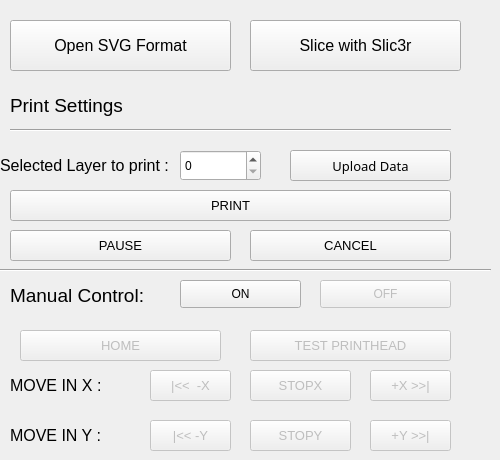
    <widget class="QWidget" name="control_tab_4">
     <attribute name="title">
      <string>Control</string>
     </attribute>
     <widget class="QPushButton" name="slicer">
      <property name="geometry">
       <rect>
        <x>250</x>
        <y>20</y>
        <width>211</width>
        <height>51</height>
       </rect>
      </property>
      <property name="font">
       <font>
        <pointsize>12</pointsize>
        <weight>50</weight>
        <bold>false</bold>
       </font>
      </property>
      <property name="text">
       <string>Slice with Slic3r</string>
      </property>
     </widget>
     <widget class="QLabel" name="Printsettings">
      <property name="geometry">
       <rect>
        <x>10</x>
        <y>90</y>
        <width>171</width>
        <height>31</height>
       </rect>
      </property>
      <property name="font">
       <font>
        <pointsize>14</pointsize>
       </font>
      </property>
      <property name="text">
       <string>Print Settings</string>
      </property>
      <property name="scaledContents">
       <bool>true</bool>
      </property>
      <property name="alignment">
       <set>Qt::AlignLeading|Qt::AlignLeft|Qt::AlignVCenter</set>
      </property>
      <property name="wordWrap">
       <bool>false</bool>
      </property>
     </widget>
     <widget class="QLabel" name="Selectedlayer">
      <property name="geometry">
       <rect>
        <x>0</x>
        <y>150</y>
        <width>201</width>
        <height>31</height>
       </rect>
      </property>
      <property name="font">
       <font>
        <pointsize>12</pointsize>
       </font>
      </property>
      <property name="frameShape">
       <enum>QFrame::NoFrame</enum>
      </property>
      <property name="frameShadow">
       <enum>QFrame::Sunken</enum>
      </property>
      <property name="text">
       <string>Selected Layer to print :</string>
      </property>
      <property name="scaledContents">
       <bool>true</bool>
      </property>
      <property name="alignment">
       <set>Qt::AlignLeading|Qt::AlignLeft|Qt::AlignVCenter</set>
      </property>
      <property name="wordWrap">
       <bool>false</bool>
      </property>
     </widget>
     <widget class="Line" name="line">
      <property name="geometry">
       <rect>
        <x>10</x>
        <y>120</y>
        <width>441</width>
        <height>20</height>
       </rect>
      </property>
      <property name="orientation">
       <enum>Qt::Horizontal</enum>
      </property>
     </widget>
     <widget class="QPushButton" name="opensvg">
      <property name="geometry">
       <rect>
        <x>10</x>
        <y>20</y>
        <width>221</width>
        <height>51</height>
       </rect>
      </property>
      <property name="font">
       <font>
        <pointsize>12</pointsize>
        <weight>50</weight>
        <bold>false</bold>
       </font>
      </property>
      <property name="text">
       <string>Open SVG Format</string>
      </property>
     </widget>
     <widget class="QPushButton" name="uploaddata">
      <property name="enabled">
       <bool>true</bool>
      </property>
      <property name="geometry">
       <rect>
        <x>290</x>
        <y>150</y>
        <width>161</width>
        <height>31</height>
       </rect>
      </property>
      <property name="font">
       <font>
        <family>Franklin Gothic Medium Cond</family>
        <pointsize>10</pointsize>
        <weight>50</weight>
        <bold>false</bold>
        <underline>false</underline>
       </font>
      </property>
      <property name="text">
       <string>Upload Data</string>
      </property>
     </widget>
     <widget class="QPushButton" name="print">
      <property name="enabled">
       <bool>true</bool>
      </property>
      <property name="geometry">
       <rect>
        <x>10</x>
        <y>190</y>
        <width>441</width>
        <height>31</height>
       </rect>
      </property>
      <property name="font">
       <font>
        <pointsize>10</pointsize>
       </font>
      </property>
      <property name="text">
       <string>PRINT</string>
      </property>
      <property name="checkable">
       <bool>false</bool>
      </property>
      <property name="autoDefault">
       <bool>false</bool>
      </property>
      <property name="default">
       <bool>false</bool>
      </property>
      <property name="flat">
       <bool>false</bool>
      </property>
     </widget>
     <widget class="QPushButton" name="pauseprint">
      <property name="enabled">
       <bool>true</bool>
      </property>
      <property name="geometry">
       <rect>
        <x>10</x>
        <y>230</y>
        <width>221</width>
        <height>31</height>
       </rect>
      </property>
      <property name="font">
       <font>
        <pointsize>10</pointsize>
       </font>
      </property>
      <property name="text">
       <string>PAUSE</string>
      </property>
     </widget>
     <widget class="QPushButton" name="cancelprint">
      <property name="enabled">
       <bool>true</bool>
      </property>
      <property name="geometry">
       <rect>
        <x>250</x>
        <y>230</y>
        <width>201</width>
        <height>31</height>
       </rect>
      </property>
      <property name="font">
       <font>
        <pointsize>10</pointsize>
       </font>
      </property>
      <property name="text">
       <string>CANCEL</string>
      </property>
     </widget>
     <widget class="QPushButton" name="moveposx">
      <property name="enabled">
       <bool>false</bool>
      </property>
      <property name="geometry">
       <rect>
        <x>370</x>
        <y>370</y>
        <width>81</width>
        <height>31</height>
       </rect>
      </property>
      <property name="font">
       <font>
        <pointsize>10</pointsize>
       </font>
      </property>
      <property name="text">
       <string>+X &gt;&gt;|</string>
      </property>
     </widget>
     <widget class="QPushButton" name="testprinthead">
      <property name="enabled">
       <bool>false</bool>
      </property>
      <property name="geometry">
       <rect>
        <x>250</x>
        <y>330</y>
        <width>201</width>
        <height>31</height>
       </rect>
      </property>
      <property name="font">
       <font>
        <pointsize>10</pointsize>
       </font>
      </property>
      <property name="text">
       <string>TEST PRINTHEAD</string>
      </property>
     </widget>
     <widget class="QLabel" name="movexlabel">
      <property name="geometry">
       <rect>
        <x>10</x>
        <y>370</y>
        <width>91</width>
        <height>31</height>
       </rect>
      </property>
      <property name="font">
       <font>
        <pointsize>12</pointsize>
       </font>
      </property>
      <property name="frameShape">
       <enum>QFrame::NoFrame</enum>
      </property>
      <property name="frameShadow">
       <enum>QFrame::Sunken</enum>
      </property>
      <property name="text">
       <string>MOVE IN X :</string>
      </property>
      <property name="scaledContents">
       <bool>true</bool>
      </property>
      <property name="alignment">
       <set>Qt::AlignLeading|Qt::AlignLeft|Qt::AlignVCenter</set>
      </property>
      <property name="wordWrap">
       <bool>false</bool>
      </property>
     </widget>
     <widget class="QPushButton" name="movenegx">
      <property name="enabled">
       <bool>false</bool>
      </property>
      <property name="geometry">
       <rect>
        <x>150</x>
        <y>370</y>
        <width>81</width>
        <height>31</height>
       </rect>
      </property>
      <property name="font">
       <font>
        <pointsize>10</pointsize>
       </font>
      </property>
      <property name="text">
       <string>|&lt;&lt;  -X</string>
      </property>
     </widget>
     <widget class="QLabel" name="moveYlabel">
      <property name="geometry">
       <rect>
        <x>10</x>
        <y>420</y>
        <width>91</width>
        <height>31</height>
       </rect>
      </property>
      <property name="font">
       <font>
        <pointsize>12</pointsize>
       </font>
      </property>
      <property name="frameShape">
       <enum>QFrame::NoFrame</enum>
      </property>
      <property name="frameShadow">
       <enum>QFrame::Sunken</enum>
      </property>
      <property name="text">
       <string>MOVE IN Y :</string>
      </property>
      <property name="scaledContents">
       <bool>true</bool>
      </property>
      <property name="alignment">
       <set>Qt::AlignLeading|Qt::AlignLeft|Qt::AlignVCenter</set>
      </property>
      <property name="wordWrap">
       <bool>false</bool>
      </property>
     </widget>
     <widget class="QPushButton" name="movenegy">
      <property name="enabled">
       <bool>false</bool>
      </property>
      <property name="geometry">
       <rect>
        <x>150</x>
        <y>420</y>
        <width>81</width>
        <height>31</height>
       </rect>
      </property>
      <property name="font">
       <font>
        <pointsize>10</pointsize>
       </font>
      </property>
      <property name="text">
       <string>|&lt;&lt; -Y</string>
      </property>
     </widget>
     <widget class="QPushButton" name="moveposy">
      <property name="enabled">
       <bool>false</bool>
      </property>
      <property name="geometry">
       <rect>
        <x>370</x>
        <y>420</y>
        <width>81</width>
        <height>31</height>
       </rect>
      </property>
      <property name="font">
       <font>
        <pointsize>10</pointsize>
       </font>
      </property>
      <property name="text">
       <string>+Y &gt;&gt;|</string>
      </property>
     </widget>
     <widget class="Line" name="line_6">
      <property name="geometry">
       <rect>
        <x>0</x>
        <y>260</y>
        <width>491</width>
        <height>20</height>
       </rect>
      </property>
      <property name="orientation">
       <enum>Qt::Horizontal</enum>
      </property>
     </widget>
     <widget class="QPushButton" name="stopx">
      <property name="enabled">
       <bool>false</bool>
      </property>
      <property name="geometry">
       <rect>
        <x>250</x>
        <y>370</y>
        <width>101</width>
        <height>31</height>
       </rect>
      </property>
      <property name="font">
       <font>
        <pointsize>10</pointsize>
       </font>
      </property>
      <property name="text">
       <string>STOPX</string>
      </property>
     </widget>
     <widget class="QPushButton" name="stopy">
      <property name="enabled">
       <bool>false</bool>
      </property>
      <property name="geometry">
       <rect>
        <x>250</x>
        <y>420</y>
        <width>101</width>
        <height>31</height>
       </rect>
      </property>
      <property name="font">
       <font>
        <pointsize>10</pointsize>
       </font>
      </property>
      <property name="text">
       <string>STOPY</string>
      </property>
     </widget>
     <widget class="QPushButton" name="homebutton">
      <property name="enabled">
       <bool>false</bool>
      </property>
      <property name="geometry">
       <rect>
        <x>20</x>
        <y>330</y>
        <width>201</width>
        <height>31</height>
       </rect>
      </property>
      <property name="font">
       <font>
        <pointsize>10</pointsize>
       </font>
      </property>
      <property name="text">
       <string>HOME</string>
      </property>
     </widget>
     <widget class="QLabel" name="Printsettings_2">
      <property name="geometry">
       <rect>
        <x>10</x>
        <y>280</y>
        <width>171</width>
        <height>31</height>
       </rect>
      </property>
      <property name="font">
       <font>
        <pointsize>14</pointsize>
       </font>
      </property>
      <property name="text">
       <string>Manual Control:</string>
      </property>
      <property name="scaledContents">
       <bool>true</bool>
      </property>
      <property name="alignment">
       <set>Qt::AlignLeading|Qt::AlignLeft|Qt::AlignVCenter</set>
      </property>
      <property name="wordWrap">
       <bool>false</bool>
      </property>
     </widget>
     <widget class="QPushButton" name="manualON">
      <property name="geometry">
       <rect>
        <x>180</x>
        <y>280</y>
        <width>121</width>
        <height>28</height>
       </rect>
      </property>
      <property name="text">
       <string>ON</string>
      </property>
     </widget>
     <widget class="QPushButton" name="manualOFF">
      <property name="enabled">
       <bool>false</bool>
      </property>
      <property name="geometry">
       <rect>
        <x>320</x>
        <y>280</y>
        <width>131</width>
        <height>28</height>
       </rect>
      </property>
      <property name="text">
       <string>OFF</string>
      </property>
     </widget>
     <widget class="QSpinBox" name="layer_numb">
      <property name="geometry">
       <rect>
        <x>180</x>
        <y>150</y>
        <width>81</width>
        <height>31</height>
       </rect>
      </property>
      <property name="acceptDrops">
       <bool>false</bool>
      </property>
      <property name="wrapping">
       <bool>false</bool>
      </property>
      <property name="buttonSymbols">
       <enum>QAbstractSpinBox::UpDownArrows</enum>
      </property>
      <property name="maximum">
       <number>10000</number>
      </property>
      <property name="value">
       <number>0</number>
      </property>
      <property name="displayIntegerBase">
       <number>10</number>
      </property>
     </widget>
    </widget>
